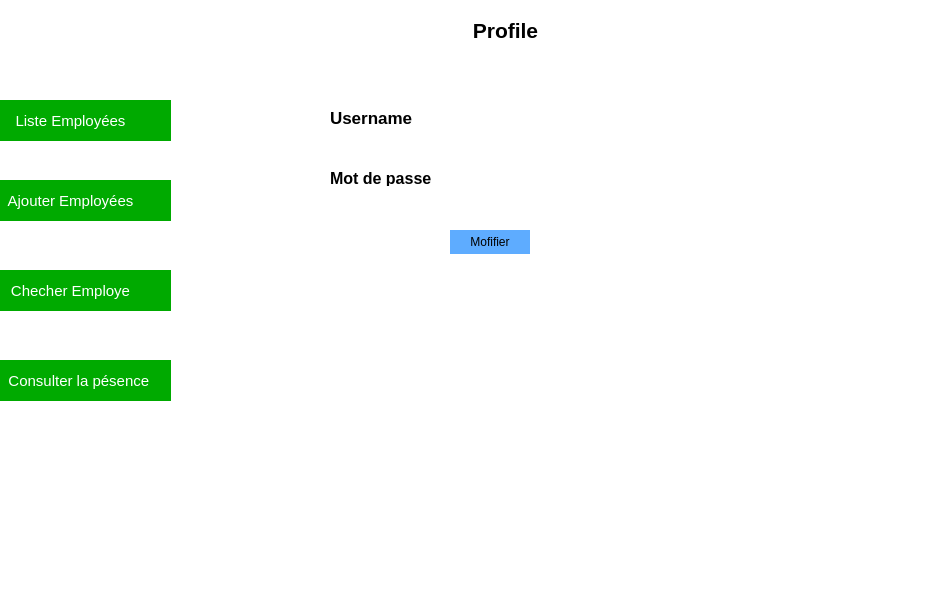
<?xml version="1.0" encoding="UTF-8"?>
<ui version="4.0">
 <class>MainWindow</class>
 <widget class="QMainWindow" name="MainWindow">
  <property name="geometry">
   <rect>
    <x>0</x>
    <y>0</y>
    <width>925</width>
    <height>600</height>
   </rect>
  </property>
  <property name="windowTitle">
   <string>MainWindow</string>
  </property>
  <property name="styleSheet">
   <string notr="true">background-color:#fff;
border:none
</string>
  </property>
  <widget class="QWidget" name="centralwidget">
   <widget class="QGraphicsView" name="navbar">
    <property name="geometry">
     <rect>
      <x>0</x>
      <y>0</y>
      <width>161</width>
      <height>591</height>
     </rect>
    </property>
    <property name="styleSheet">
     <string notr="true">border:none</string>
    </property>
   </widget>
   <widget class="QPushButton" name="pushButton">
    <property name="geometry">
     <rect>
      <x>-30</x>
      <y>100</y>
      <width>201</width>
      <height>41</height>
     </rect>
    </property>
    <property name="font">
     <font>
      <pointsize>-1</pointsize>
     </font>
    </property>
    <property name="mouseTracking">
     <bool>false</bool>
    </property>
    <property name="autoFillBackground">
     <bool>false</bool>
    </property>
    <property name="styleSheet">
     <string notr="true">border:none;
color: rgb(255, 255, 255);

background-color: rgb(0, 170, 0);
border-radius:90%;
font-size:15px;</string>
    </property>
    <property name="text">
     <string>Liste Employées</string>
    </property>
   </widget>
   <widget class="QPushButton" name="pushButton_2">
    <property name="geometry">
     <rect>
      <x>-30</x>
      <y>180</y>
      <width>201</width>
      <height>41</height>
     </rect>
    </property>
    <property name="font">
     <font>
      <pointsize>-1</pointsize>
     </font>
    </property>
    <property name="mouseTracking">
     <bool>false</bool>
    </property>
    <property name="autoFillBackground">
     <bool>false</bool>
    </property>
    <property name="styleSheet">
     <string notr="true">border:none;
color: rgb(255, 255, 255);

background-color: rgb(0, 170, 0);
border-radius:90%;
font-size:15px;</string>
    </property>
    <property name="text">
     <string>Ajouter Employées</string>
    </property>
   </widget>
   <widget class="QPushButton" name="pushButton_3">
    <property name="geometry">
     <rect>
      <x>-30</x>
      <y>270</y>
      <width>201</width>
      <height>41</height>
     </rect>
    </property>
    <property name="font">
     <font>
      <pointsize>-1</pointsize>
     </font>
    </property>
    <property name="mouseTracking">
     <bool>false</bool>
    </property>
    <property name="autoFillBackground">
     <bool>false</bool>
    </property>
    <property name="styleSheet">
     <string notr="true">border:none;
color: rgb(255, 255, 255);

background-color: rgb(0, 170, 0);
border-radius:90%;
font-size:15px;</string>
    </property>
    <property name="text">
     <string>Checher Employe</string>
    </property>
   </widget>
   <widget class="QPushButton" name="pushButton_4">
    <property name="geometry">
     <rect>
      <x>-30</x>
      <y>360</y>
      <width>201</width>
      <height>41</height>
     </rect>
    </property>
    <property name="font">
     <font>
      <pointsize>-1</pointsize>
     </font>
    </property>
    <property name="mouseTracking">
     <bool>false</bool>
    </property>
    <property name="autoFillBackground">
     <bool>false</bool>
    </property>
    <property name="styleSheet">
     <string notr="true">border:none;
color: rgb(255, 255, 255);

background-color: rgb(0, 170, 0);
border-radius:90%;
font-size:15px;</string>
    </property>
    <property name="text">
     <string>    Consulter la pésence</string>
    </property>
   </widget>
   <widget class="QLabel" name="label">
    <property name="geometry">
     <rect>
      <x>330</x>
      <y>110</y>
      <width>121</width>
      <height>16</height>
     </rect>
    </property>
    <property name="font">
     <font>
      <pointsize>13</pointsize>
      <bold>true</bold>
     </font>
    </property>
    <property name="styleSheet">
     <string notr="true">color: rgb(0, 0, 0);</string>
    </property>
    <property name="text">
     <string>Username</string>
    </property>
   </widget>
   <widget class="QLabel" name="label_2">
    <property name="geometry">
     <rect>
      <x>330</x>
      <y>170</y>
      <width>121</width>
      <height>16</height>
     </rect>
    </property>
    <property name="font">
     <font>
      <pointsize>12</pointsize>
      <bold>true</bold>
     </font>
    </property>
    <property name="styleSheet">
     <string notr="true">color: rgb(0, 0, 0);</string>
    </property>
    <property name="text">
     <string>Mot de passe</string>
    </property>
   </widget>
   <widget class="QLineEdit" name="lineEdit">
    <property name="geometry">
     <rect>
      <x>480</x>
      <y>110</y>
      <width>191</width>
      <height>24</height>
     </rect>
    </property>
   </widget>
   <widget class="QLineEdit" name="lineEdit_2">
    <property name="geometry">
     <rect>
      <x>480</x>
      <y>170</y>
      <width>191</width>
      <height>24</height>
     </rect>
    </property>
   </widget>
   <widget class="QPushButton" name="pushButton_5">
    <property name="geometry">
     <rect>
      <x>450</x>
      <y>230</y>
      <width>80</width>
      <height>24</height>
     </rect>
    </property>
    <property name="styleSheet">
     <string notr="true">color: rgb(0, 0, 0);
background-color: rgb(94, 172, 255);</string>
    </property>
    <property name="text">
     <string>Mofifier</string>
    </property>
   </widget>
   <widget class="QTextEdit" name="textEdit">
    <property name="geometry">
     <rect>
      <x>360</x>
      <y>0</y>
      <width>291</width>
      <height>70</height>
     </rect>
    </property>
    <property name="html">
     <string>&lt;!DOCTYPE HTML PUBLIC &quot;-//W3C//DTD HTML 4.0//EN&quot; &quot;http://www.w3.org/TR/REC-html40/strict.dtd&quot;&gt;
&lt;html&gt;&lt;head&gt;&lt;meta name=&quot;qrichtext&quot; content=&quot;1&quot; /&gt;&lt;meta charset=&quot;utf-8&quot; /&gt;&lt;style type=&quot;text/css&quot;&gt;
p, li { white-space: pre-wrap; }
hr { height: 1px; border-width: 0; }
li.unchecked::marker { content: &quot;\2610&quot;; }
li.checked::marker { content: &quot;\2612&quot;; }
&lt;/style&gt;&lt;/head&gt;&lt;body style=&quot; font-family:'Segoe UI'; font-size:9pt; font-weight:400; font-style:normal;&quot;&gt;
&lt;p align=&quot;center&quot; style=&quot;-qt-paragraph-type:empty; margin-top:0px; margin-bottom:0px; margin-left:0px; margin-right:0px; -qt-block-indent:0; text-indent:0px;&quot;&gt;&lt;br /&gt;&lt;/p&gt;
&lt;p align=&quot;center&quot; style=&quot; margin-top:0px; margin-bottom:0px; margin-left:0px; margin-right:0px; -qt-block-indent:0; text-indent:0px;&quot;&gt;&lt;span style=&quot; font-size:16pt; font-weight:700;&quot;&gt;Profile&lt;/span&gt;&lt;/p&gt;&lt;/body&gt;&lt;/html&gt;</string>
    </property>
   </widget>
  </widget>
  <widget class="QMenuBar" name="menubar">
   <property name="geometry">
    <rect>
     <x>0</x>
     <y>0</y>
     <width>925</width>
     <height>21</height>
    </rect>
   </property>
  </widget>
  <widget class="QStatusBar" name="statusbar"/>
 </widget>
 <resources/>
 <connections/>
</ui>
